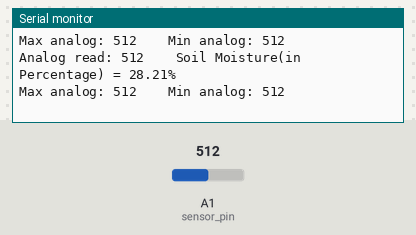
A sketch run on a simulated Arduino Uno, built with avr-gcc and run on an emulated ATmega328P. On the bench: the last lines printed to the serial monitor. The inputs (shaded band) are chosen by the test bench; at power-on: A1 (sensor_pin) = 512.

Above: at 1.8 s.
1.9 s: A1 (sensor_pin) set to 716
At 2.8 s:
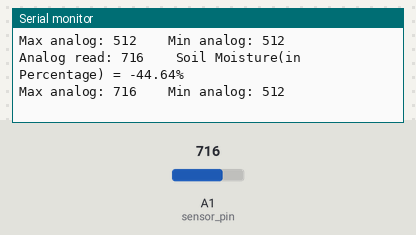
3.4 s: A1 (sensor_pin) set to 900
At 4.8 s:
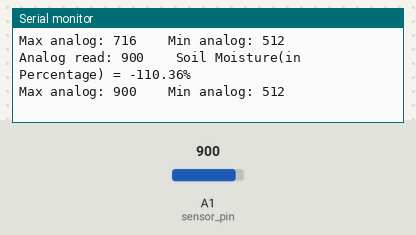
Timing chart, 0 to 6.4 s (numbered marks = the images above; inputs shaded):
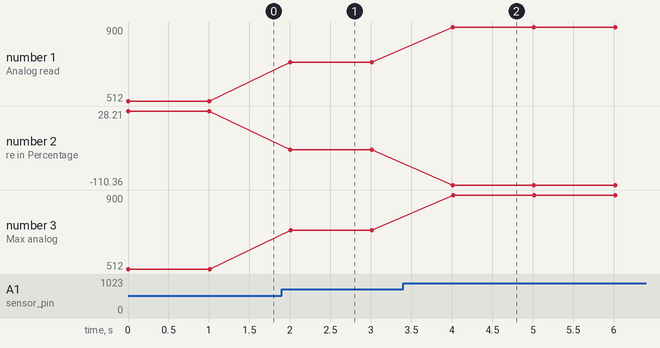

The sketch:

Soil_Humidity_Detection_Sensor.ino
```cpp
/*

int sensorPin = A0;


void setup() {
  Serial.begin(9600); // set up serial port for 9600 baud (speed)
  delay(500); // wait for display to boot up
}

void loop() {

  int sensorValue;
  sensorValue = analogRead(sensorPin);
  sensorValue = map(sensorValue, 0, 1023, 0, 100);
  Serial.print("Soil moisture: ");
  Serial.print(sensorValue);
  Serial.println(" %");

  delay(500); //wait for half a second, so it is easier to read
}*/

const int sensor_pin = A1;  /* Connect Soil moisture analog sensor pin to A0 of NodeMCU */
int max_analog_moisture = -1;
int min_analog_moisture = 1024;


void setup() {
  Serial.begin(115200); /* Define baud rate for serial communication */
}

void loop() {
  float moisture_percentage;
  int analog_moisture = analogRead(sensor_pin);
  if(min_analog_moisture > analog_moisture){
    min_analog_moisture = analog_moisture;
  }
  if(max_analog_moisture < analog_moisture){
    max_analog_moisture = analog_moisture;
  }

  //moisture_percentage = ( 100.00 - ( (analog_moisture/1023.00) * 100.00 ) );
  moisture_percentage =   (( 591.00-(float)analog_moisture ) / 280.00) * 100.00;
  Serial.print("Analog read: ");
  Serial.print(analog_moisture);
  Serial.print("    Soil Moisture(in Percentage) = ");
  Serial.print(moisture_percentage);
  Serial.println("%");
  Serial.print("Max analog: ");
  Serial.print(max_analog_moisture);
  Serial.print("    Min analog: ");
  Serial.println(min_analog_moisture);

  delay(1000);
}
```

Measured:
- after the input at 1.9 s, the serial monitor: prints a new line after 0.11 s (image 1)
- after the input at 3.4 s, the serial monitor: prints a new line after 0.61 s (image 2)
- plotted number 1: 512 → 716 after the input at 1.9 s, 716 → 900 after the input at 3.4 s
- plotted number 2: 28.21 → -44.64 after the input at 1.9 s, -44.64 → -110.36 after the input at 3.4 s
- plotted number 3: 512 → 716 after the input at 1.9 s, 716 → 900 after the input at 3.4 s
